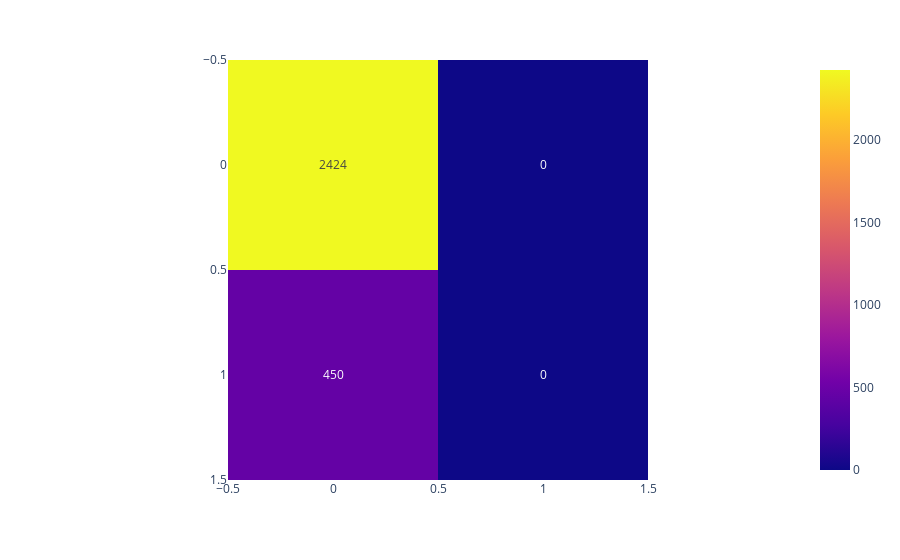

Here is the notebook cell this chart was saved with:
### Code cell
px.imshow(confusion_matrix(y_test,prediction_dtree), text_auto=True)

### Figure 1 — Plotly figure (JSON) as saved in the notebook; plotly's stock layout.template omitted (floating-point values rounded to 4 significant figures)
{"data": [{"coloraxis": "coloraxis", "hovertemplate": "x: %{x}<br>y: %{y}<br>color: %{z}<extra></extra>", "name": "0", "texttemplate": "%{z}", "type": "heatmap", "xaxis": "x", "yaxis": "y", "z": [[2424, 0], [450, 0]]}], "layout": {"coloraxis": {"colorscale": [[0, "#0d0887"], [0.1111, "#46039f"], [0.2222, "#7201a8"], [0.3333, "#9c179e"], [0.4444, "#bd3786"], [0.5556, "#d8576b"], [0.6667, "#ed7953"], [0.7778, "#fb9f3a"], [0.8889, "#fdca26"], [1, "#f0f921"]]}, "margin": {"t": 60}, "xaxis": {"anchor": "y", "constrain": "domain", "domain": [0, 1], "scaleanchor": "y"}, "yaxis": {"anchor": "x", "autorange": "reversed", "constrain": "domain", "domain": [0, 1]}}}
